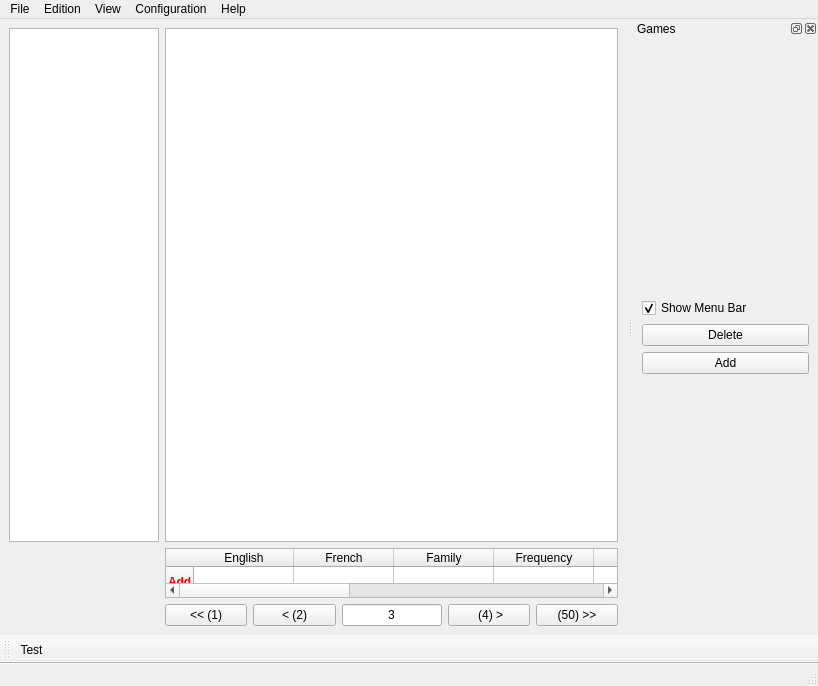
<?xml version="1.0" encoding="UTF-8"?>
<ui version="4.0">
 <class>MainWindow</class>
 <widget class="QMainWindow" name="MainWindow">
  <property name="geometry">
   <rect>
    <x>0</x>
    <y>0</y>
    <width>818</width>
    <height>686</height>
   </rect>
  </property>
  <property name="windowTitle">
   <string>MainWindow</string>
  </property>
  <widget class="QWidget" name="centralwidget">
   <layout class="QGridLayout" name="gridLayout">
    <item row="0" column="1">
     <widget class="QTableView" name="table_data_base"/>
    </item>
    <item row="0" column="0">
     <widget class="QTreeView" name="treeView">
      <property name="enabled">
       <bool>true</bool>
      </property>
      <property name="maximumSize">
       <size>
        <width>150</width>
        <height>16777215</height>
       </size>
      </property>
      <property name="editTriggers">
       <set>QAbstractItemView::NoEditTriggers</set>
      </property>
      <property name="autoExpandDelay">
       <number>-1</number>
      </property>
      <property name="rootIsDecorated">
       <bool>true</bool>
      </property>
      <property name="animated">
       <bool>true</bool>
      </property>
      <property name="allColumnsShowFocus">
       <bool>false</bool>
      </property>
      <property name="headerHidden">
       <bool>true</bool>
      </property>
      <property name="expandsOnDoubleClick">
       <bool>true</bool>
      </property>
     </widget>
    </item>
    <item row="1" column="1">
     <layout class="QVBoxLayout" name="verticalLayout_3">
      <item>
       <widget class="QTableWidget" name="table_add">
        <property name="minimumSize">
         <size>
          <width>0</width>
          <height>20</height>
         </size>
        </property>
        <property name="maximumSize">
         <size>
          <width>16777215</width>
          <height>50</height>
         </size>
        </property>
        <row>
         <property name="text">
          <string>Add</string>
         </property>
         <property name="font">
          <font>
           <bold>true</bold>
          </font>
         </property>
         <property name="background">
          <color>
           <red>255</red>
           <green>255</green>
           <blue>255</blue>
          </color>
         </property>
         <property name="foreground">
          <brush brushstyle="SolidPattern">
           <color alpha="255">
            <red>255</red>
            <green>0</green>
            <blue>0</blue>
           </color>
          </brush>
         </property>
        </row>
        <column>
         <property name="text">
          <string>English</string>
         </property>
        </column>
        <column>
         <property name="text">
          <string>French</string>
         </property>
        </column>
        <column>
         <property name="text">
          <string>Family</string>
         </property>
        </column>
        <column>
         <property name="text">
          <string>Frequency</string>
         </property>
        </column>
        <column>
         <property name="text">
          <string>Date</string>
         </property>
        </column>
        <column>
         <property name="text">
          <string>Image</string>
         </property>
        </column>
        <column>
         <property name="text">
          <string>Syllable</string>
         </property>
        </column>
        <column>
         <property name="text">
          <string>Sentence</string>
         </property>
        </column>
        <column>
         <property name="text">
          <string>Visibility English</string>
         </property>
        </column>
        <column>
         <property name="text">
          <string>Visibility French</string>
         </property>
        </column>
        <item row="0" column="0">
         <property name="text">
          <string/>
         </property>
        </item>
       </widget>
      </item>
      <item>
       <layout class="QHBoxLayout" name="horizontal_layout_page">
        <item>
         <widget class="QPushButton" name="pb_db_begin">
          <property name="text">
           <string>&lt;&lt; (1)</string>
          </property>
         </widget>
        </item>
        <item>
         <widget class="QPushButton" name="pb_db_previous">
          <property name="text">
           <string>&lt; (2)</string>
          </property>
         </widget>
        </item>
        <item>
         <widget class="QLineEdit" name="line_current_page_num">
          <property name="maximumSize">
           <size>
            <width>100</width>
            <height>16777215</height>
           </size>
          </property>
          <property name="text">
           <string>3</string>
          </property>
          <property name="alignment">
           <set>Qt::AlignCenter</set>
          </property>
          <property name="readOnly">
           <bool>true</bool>
          </property>
         </widget>
        </item>
        <item>
         <widget class="QPushButton" name="pb_db_next">
          <property name="text">
           <string> (4) &gt;</string>
          </property>
         </widget>
        </item>
        <item>
         <widget class="QPushButton" name="pb_db_end">
          <property name="text">
           <string>(50) &gt;&gt;</string>
          </property>
         </widget>
        </item>
       </layout>
      </item>
     </layout>
    </item>
   </layout>
  </widget>
  <widget class="QMenuBar" name="menubar">
   <property name="enabled">
    <bool>true</bool>
   </property>
   <property name="geometry">
    <rect>
     <x>0</x>
     <y>0</y>
     <width>818</width>
     <height>27</height>
    </rect>
   </property>
   <widget class="QMenu" name="menuFile">
    <property name="title">
     <string>File</string>
    </property>
   </widget>
   <widget class="QMenu" name="menuEdition">
    <property name="title">
     <string>Edition</string>
    </property>
   </widget>
   <widget class="QMenu" name="menuView">
    <property name="title">
     <string>View</string>
    </property>
   </widget>
   <widget class="QMenu" name="menuConfiguration">
    <property name="title">
     <string>Configuration</string>
    </property>
   </widget>
   <widget class="QMenu" name="menuHelp">
    <property name="title">
     <string>Help</string>
    </property>
   </widget>
   <addaction name="menuFile"/>
   <addaction name="menuEdition"/>
   <addaction name="menuView"/>
   <addaction name="menuConfiguration"/>
   <addaction name="menuHelp"/>
  </widget>
  <widget class="QStatusBar" name="statusbar"/>
  <widget class="QDockWidget" name="dockWidget_2">
   <property name="enabled">
    <bool>true</bool>
   </property>
   <property name="minimumSize">
    <size>
     <width>185</width>
     <height>228</height>
    </size>
   </property>
   <property name="windowIcon">
    <iconset theme="accessories-calculator">
     <normaloff>.</normaloff>.</iconset>
   </property>
   <property name="autoFillBackground">
    <bool>false</bool>
   </property>
   <property name="features">
    <set>QDockWidget::DockWidgetClosable|QDockWidget::DockWidgetFloatable|QDockWidget::DockWidgetMovable</set>
   </property>
   <property name="windowTitle">
    <string>Games</string>
   </property>
   <attribute name="dockWidgetArea">
    <number>2</number>
   </attribute>
   <widget class="QWidget" name="dockWidgetContents_2">
    <layout class="QVBoxLayout" name="verticalLayout_2">
     <item>
      <layout class="QVBoxLayout" name="verticalLayout">
       <item>
        <widget class="QCheckBox" name="checkBox">
         <property name="text">
          <string>Show Menu Bar</string>
         </property>
         <property name="checked">
          <bool>true</bool>
         </property>
        </widget>
       </item>
       <item>
        <widget class="QPushButton" name="pb_delete">
         <property name="text">
          <string>Delete</string>
         </property>
        </widget>
       </item>
       <item>
        <widget class="QPushButton" name="pb_add">
         <property name="font">
          <font>
           <bold>false</bold>
          </font>
         </property>
         <property name="text">
          <string>Add</string>
         </property>
        </widget>
       </item>
      </layout>
     </item>
    </layout>
   </widget>
  </widget>
  <widget class="QToolBar" name="toolBar">
   <property name="windowTitle">
    <string>toolBar</string>
   </property>
   <attribute name="toolBarArea">
    <enum>BottomToolBarArea</enum>
   </attribute>
   <attribute name="toolBarBreak">
    <bool>false</bool>
   </attribute>
   <addaction name="actionTest"/>
  </widget>
  <action name="actionTest">
   <property name="icon">
    <iconset theme="accessories-calculator">
     <normaloff>C:/Users/Draco/Pictures/MrDA6V3V_400x400.jpg</normaloff>C:/Users/Draco/Pictures/MrDA6V3V_400x400.jpg</iconset>
   </property>
   <property name="text">
    <string>Test</string>
   </property>
   <property name="toolTip">
    <string>Bonjour info bulle</string>
   </property>
  </action>
 </widget>
 <resources/>
 <connections/>
</ui>
